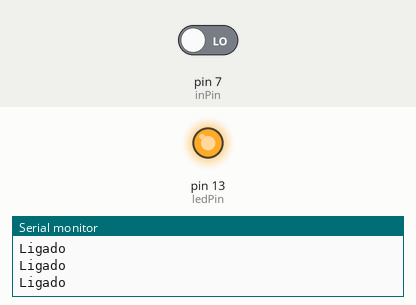
Recording of a sketch running on a simulated Arduino Uno, built with avr-gcc and run on an emulated ATmega328P. Parts: output pins drawn as LEDs (lit = HIGH), the last lines printed to the serial monitor. The inputs (shaded band) are chosen by the test bench; at power-on: pin 7 (inPin) LOW.

Above: at 1.7 s.
1.8 s: pin 7 (inPin) driven HIGH
At 2.4 s:
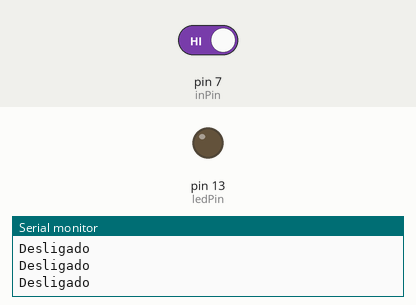
3.7 s: pin 7 (inPin) driven LOW
At 4.9 s:
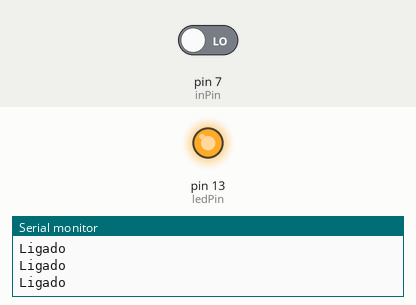
Timing chart, 0 to 6.7 s (numbered marks = the images above; inputs shaded):
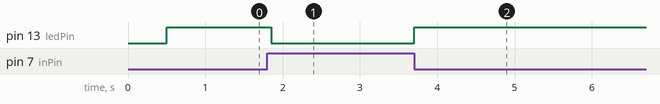

Measured:
- after the input at 1.8 s, pin 13 (ledPin): HIGH → LOW after 0.05 s
- after the input at 3.7 s, pin 13 (ledPin): LOW → HIGH at once

The sketch:

pele.ino
```cpp
#include <RCSwitch.h>

RCSwitch mySwitch = RCSwitch();


int ledPin = 13; // escolha o pino para o LED
int inPin = 7;   // escolha o pino de entrada (para o interruptor)
int val = 0;     // variável para ler o estado do interruptor

void setup() {
  Serial.begin(9600);
  pinMode(ledPin, OUTPUT);  // declara-se o LED como saída
  pinMode(inPin, INPUT);    // declara-se o interruptor como entrada
  mySwitch.enableReceive(0);
  mySwitch.enableTransmit(10);

  delay(500);
}

void loop(){
  val = digitalRead(inPin);  // ler o valor de entrada
  if (val == HIGH) {         // verificar se a entrada é HIGH (interruptor livre)
    digitalWrite(ledPin, LOW);  // desligar LED
    Serial.println("Desligado");
  } else {
    digitalWrite(ledPin, HIGH);  // ligar LED
    Serial.println("Ligado");
    //envia o comando desejado desejado
    mySwitch.send('2F6E4E', 24);
  }
}
```
